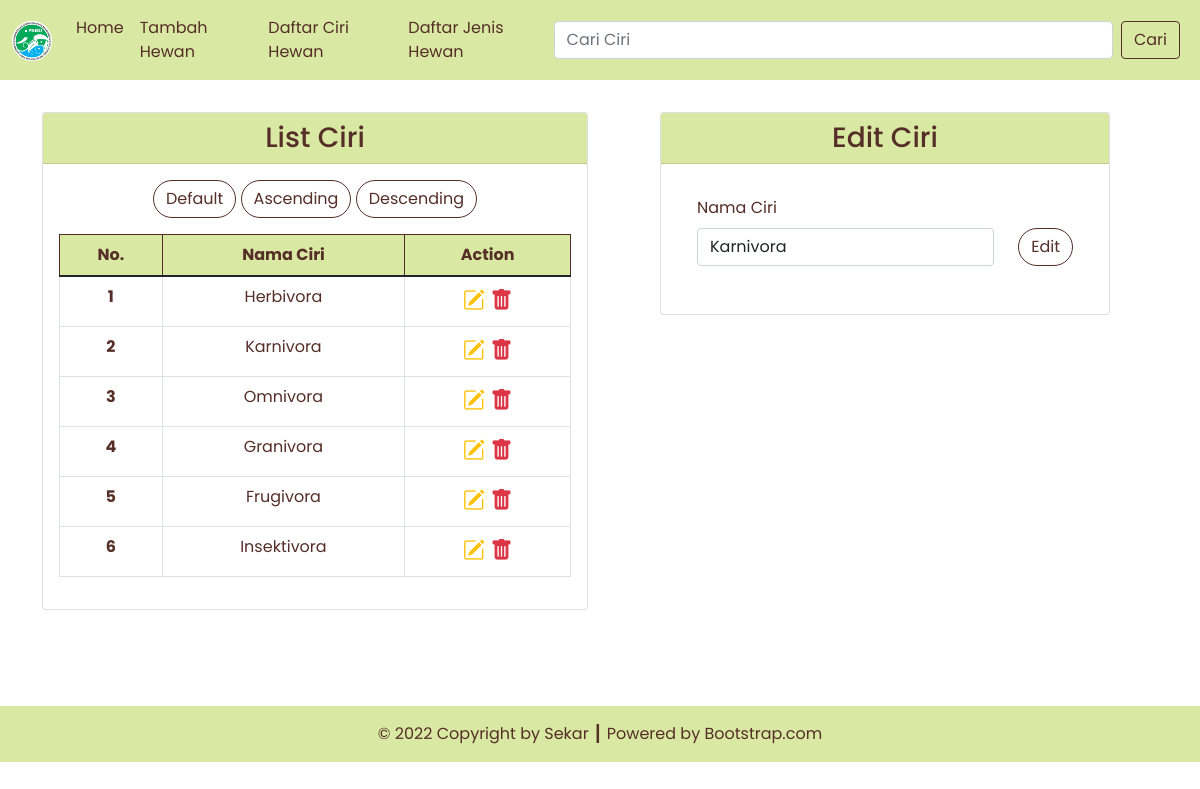
Screenshot of /ciri.php?id=4 with the database file from the repository.
### tables this page shows
CREATE TABLE `ciri`  (
  `ciri_id` int NOT NULL AUTO_INCREMENT,
  `ciri_nama` varchar(255) NULL DEFAULT NULL,
  PRIMARY KEY (`ciri_id`) USING BTREE
);

### config/db.php (called while the page is built)
<?php
$DB_HOST = "localhost";
$DB_USERNAME = "root";
$DB_PASSWORD = "";
$DB_NAME = "db_hewan";

### classes/DB.php (called while the page is built, shortened)
<?php
class DB
{
    private $hostname;
    private $username;
    private $password;
    private $dbname;
    private $conn;
    private $result;
    function __construct($hostname, $username, $password, $dbname)
    {
        $this->hostname = $hostname;
        $this->username = $username;
        $this->password = $password;
        $this->dbname = $dbname;
    }
    function open()
    {
        $this->conn = mysqli_connect($this->hostname, $this->username, $this->password, $this->dbname);
    }
    function execute($query)
    {
        $this->result = mysqli_query($this->conn, $query);
    }
    function getResult()
    {
        return mysqli_fetch_array($this->result);
    }
}

### classes/Ciri.php (called while the page is built, shortened)
<?php
class Ciri extends DB
{
    function getCiri()
    {
        $query = "SELECT * FROM ciri";
        return $this->execute($query);
    }
    function getCiriById($id)
    {
        $query = "SELECT * FROM ciri WHERE ciri_id=$id";
        return $this->execute($query);
    }
}

### ciri.php (the view, shortened to what this page needs)
<?php
include('config/db.php');
include('classes/DB.php');
include('classes/Ciri.php');
include('classes/Template.php');
$ciri = new Ciri($DB_HOST, $DB_USERNAME, $DB_PASSWORD, $DB_NAME);
$ciri->open();
$ciri->getCiri();
$header = '<tr>
<th scope="row">No.</th>
<th scope="row">Nama Ciri</th>
<th scope="row">Action</th>
</tr>';
$data = null;
$no = 1;
while ($cir = $ciri->getResult()) {
    $data .= '<tr>
    <th scope="row">' . $no . '</th>
    <td>' . $cir['ciri_nama'] . '</td>
    <td style="font-size: 22px;">
        <a href="ciri.php?id=' . $cir['ciri_id'] . '" title="Edit Data"><i class="bi bi-pencil-square text-warning"></i></a>&nbsp;<a href="ciri.php?hapus=' . $cir['ciri_id'] . '" title="Delete Data"><i class="bi bi-trash-fill text-danger"></i></a>
        </td>
    </tr>';
    $no++;
}
if (isset($_GET['id'])) {
    $id = $_GET['id'];
    if ($id > 0) {
        $ciri->getCiriById($id);
    }
}

### classes/Template.php (shortened to what this page needs)
<?php
class Template
{
    var $content = '';
    function __construct($filename = '')
    {
        $this->content = implode('', @file($filename));
    }
    function clear()
    {
        $this->content = preg_replace("/DATA_[A-Z|_|0-9]+/", "", $this->content);
    }
    function write()
    {
        print $this->content;
    }
    function replace($old = '', $new = '')
    {
        if (is_int($new)) {
            $value = sprintf("%d", $new);
        } elseif (is_float($new)) {
            $value = sprintf("%f", $new);
        } elseif (is_array($new)) {
            $value = '';
            foreach ($new as $item) {
                $value .= $item . ' ';
            }
        } else {
            $value = $new;
        }
        $this->content = preg_replace("/$old/", $value, $this->content);
    }
}

### rows the page displays
ciri: ciri_nama (picture), ciri_nama "Karnivora"
ciri: ciri_nama "Herbivora"
ciri: ciri_nama "Omnivora"
ciri: ciri_nama "Granivora"
ciri: ciri_nama "Frugivora"
ciri: ciri_nama "Insektivora"
